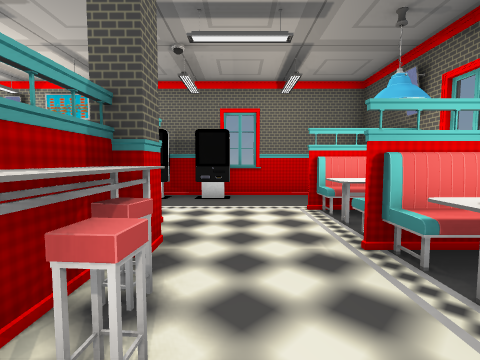
view 1 (above)

24 first-person views from a walk through a scene from a Unity 3-D project. The camera is 1.2 m above the floor, tilts 4° down and sees 85° across. The floor is counted in squares, 1 m on a side. Each view is taken from the middle of a square. On the plan, view 1 faces up. The plan holds only what a view shows up to about 12 squares ahead; the rest is blank. The player is left out. Some animated figures are left out. Door leaves are left out, so doorways stand open. Some surface patterns are stand-ins.

view 2
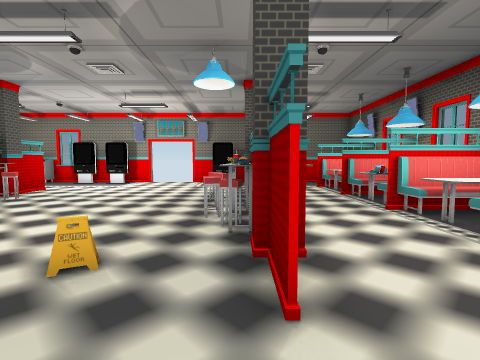

view 3
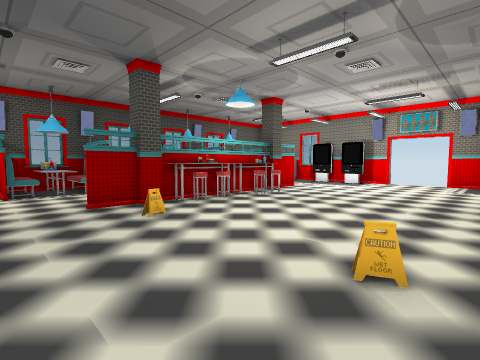

view 4
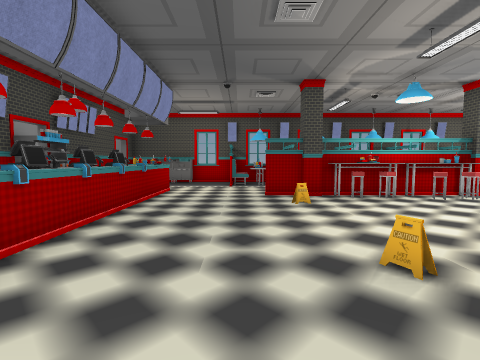

view 5
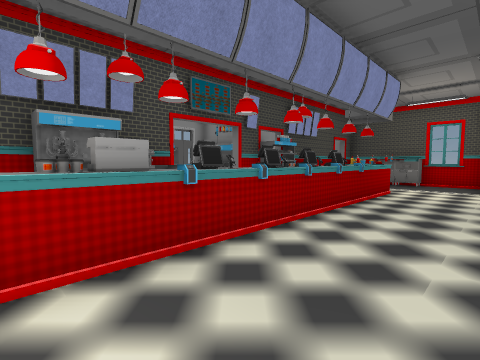

view 6
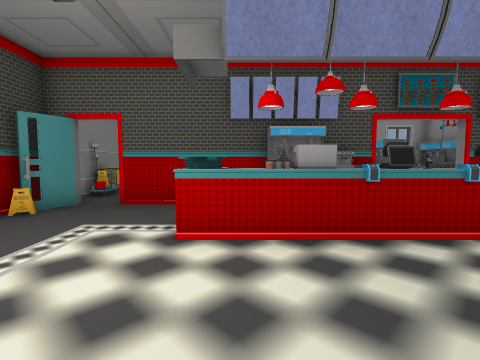

view 7
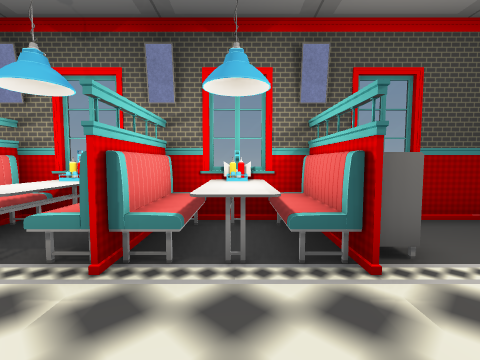

view 8
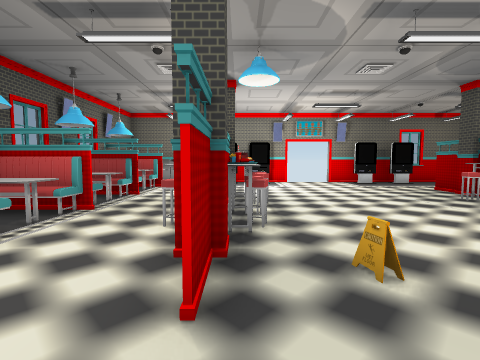

view 9
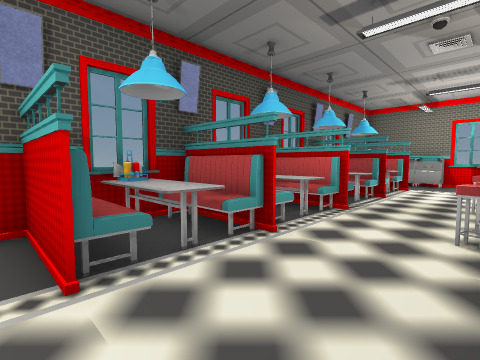

view 10
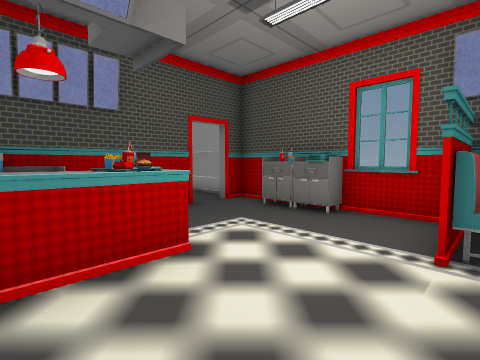

view 11
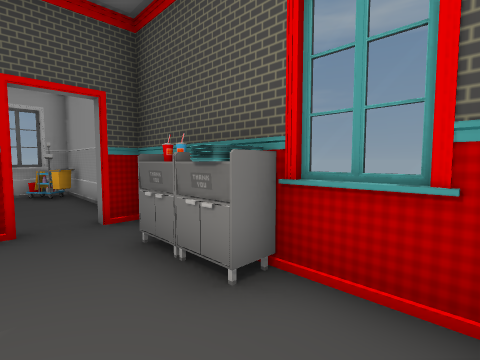

view 12
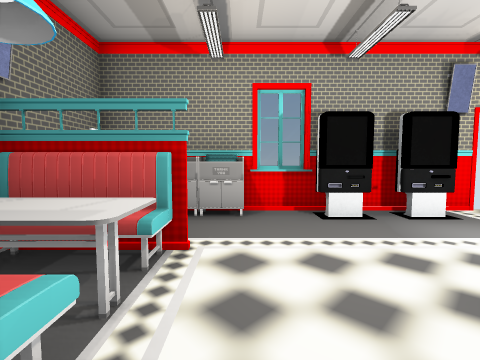

view 13
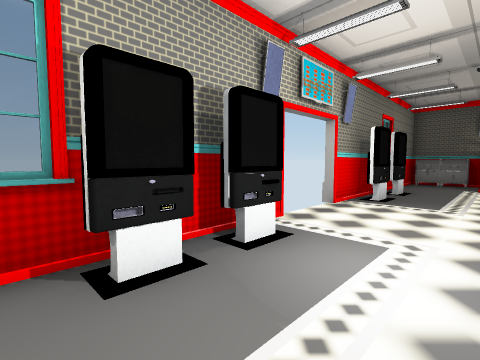

view 14
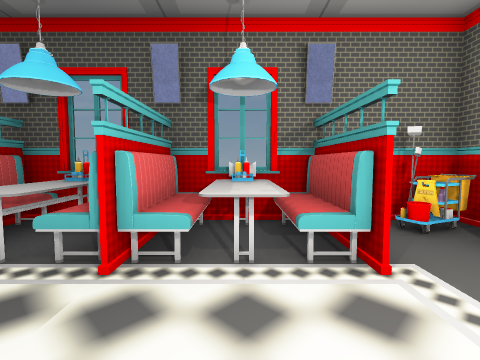

view 15
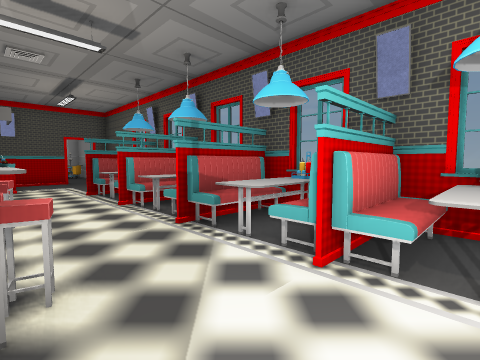

view 16
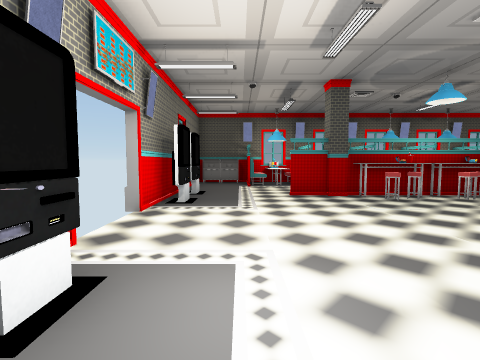

view 17
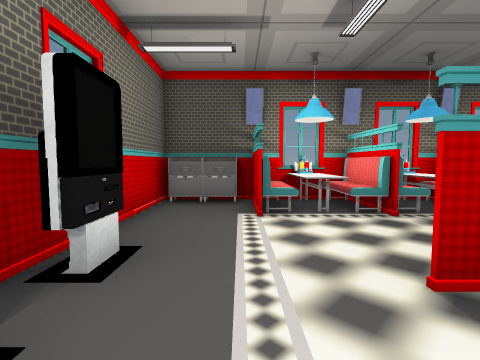

view 18
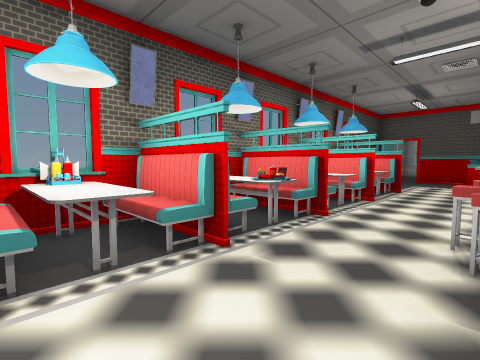

view 19
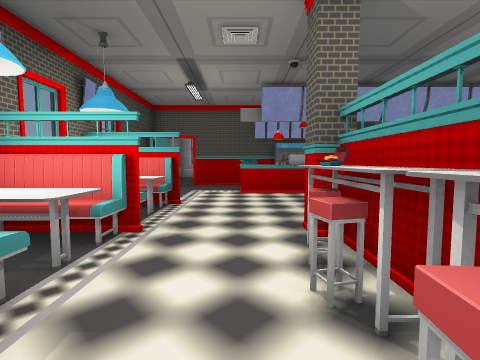

view 20
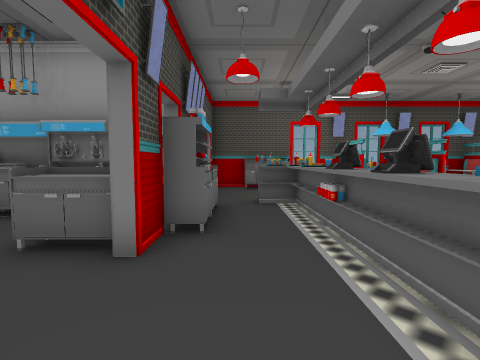

view 21
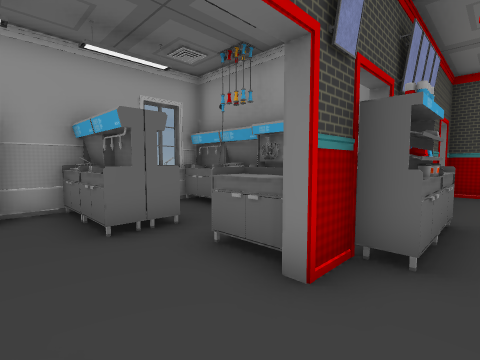

view 22
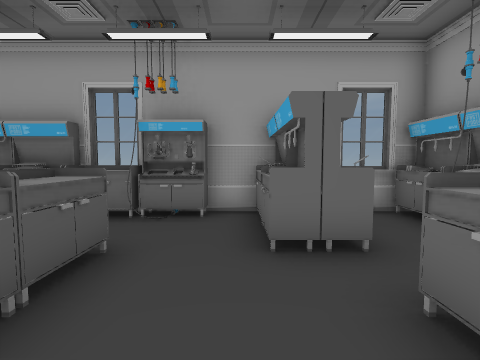

view 23
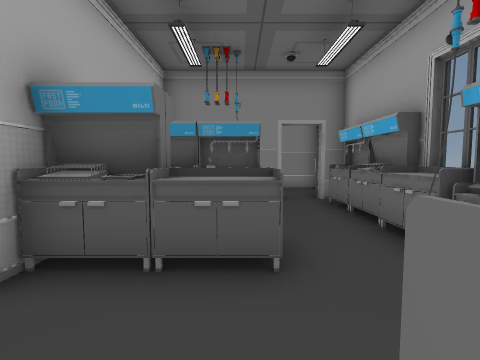

view 24
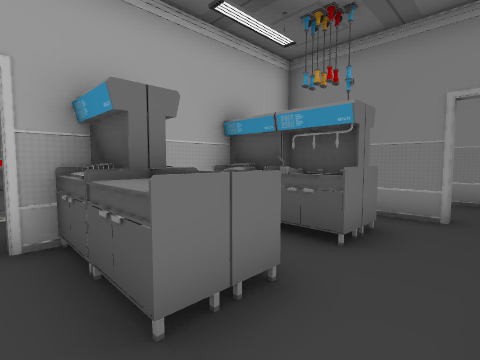

### Floor plan
Points are (right, up) in squares from view 1. A wall is a line through its corners. A room is listed if a view was taken in it or the views show most of it. See-through windows are left out.
Room 1 (views 1, 2, 3, 4, 5, 6, 7, 8, 9, 10, 11, 12, 13, 14, 15, 16, 17, 18, 19, 20, 21, 22, 23, 24)
walls: (-10.4, -2.8) (-10.4, -4.1); (-1.6, -4.1) (-1.6, -2.8); (-8.3, -10.5) (-8.3, -11.3) (-7.1, -11.3); (-1.6, 3.7) (-1.6, 5.2); (-3.2, -10.9) (-1.8, -10.9); (-2.7, -11.1) (-1.8, -11.1); (-1.8, -11.3) (2.4, -11.3); (-10.4, 5.2) (-10.4, 4); (-3.6, -12.3) (-4.4, -12.3); (-4, -12.4) (-4, -11.6) (-4.8, -11.6); (-4.2, -12.8) (-4.2, -11.6); (-3.7, -13.1) (-3.7, -11.6); (-16.4, -3.3) (-16.4, -4.6); (-2.9, -13) (-4.2, -13); (4.4, -4.6) (4.4, -3.4); (4.4, -0.9) (4.4, -0.4); (-0.8, -12.3) (-1.2, -12.3); (-10, -12.9) (-10, -14.4); (-16.4, -5.5) (-16.4, -7.6); (-10.2, -13) (-10.2, -14.3); (-0.9, -13) (-1.4, -13); (-0.8, -13.1) (-0.8, -11.6) (-2.6, -11.6); (-16.4, 2.1) (-16.4, 1.4); (-14.5, -11.3) (-11.4, -11.3); (4.4, -9) (4.4, -6.9); (-10.1, 8.6) (-11.4, 8.6); (-7.1, 9.4) (-8.6, 9.4); (3.5, -11.4) (4, -10.4); (4.4, 4.4) (4.4, 5.6); (-6.4, -15.8) (-6.4, -17.2); (-6.9, -15.8) (-6.9, -17.3) (-5.2, -17.3); (-9.5, 9.4) (-14.4, 9.4); (-0.2, 8.6) (-1.5, 8.6); (-15.1, 6.5) (-16.4, 6.5); (-16.4, -11.3) (-15.6, -11.3); (-5.2, -16.6) (-3.8, -16.6); (-5.2, -16.9) (-3.7, -16.9); (-5.2, -17.1) (-3.7, -17.1); (-3.8, -17.3) (-0.8, -17.3); (-16.4, 7.1) (-16.4, 4.4); (1.8, -15.3) (1.4, -15.3) (1.4, -13.8); (-2.2, -17.1) (-0.8, -17.1); (-1.5, -16.9) (-0.8, -16.9); (-9.6, -17.3) (-8.4, -17.3); (-2.2, -17.4) (-2.2, -16.6) (-0.8, -16.6); (3.2, 9.4) (-4.9, 9.4); (4.4, -17.4) (4.4, -12.8)
low walls: (-3.6, -12.8) (-4.2, -12.8); (-10.2, 8.6) (-10.9, 8.6)
ways out: open door at (-15, -11); open door at (-6, 9.2)
objects: other object (-16, -10); other object (-16, -9); other object (-16, -8); other object (-16, -5) to (-14, -5); table (-16, -4); other object (-16, -3) to (-14, -3); other object (-16, -2) to (-14, -2); other object (-16, 0) to (-14, 0); other object (-16, 1) to (-14, 1); table (-16, 2); other object (-16, 3) to (-14, 3); other object (-16, 4) to (-14, 4); table (-16, 5); other object (-16, 6) to (-14, 6); other object (-16, 8) to (-16, 9); table (-15, -4) to (-14, -4); table (-15, -1) to (-14, -1); table (-15, 2) to (-14, 2); table (-15, 5) to (-14, 5); other object (-15, 9); other object (-14, 9) to (-13, 9); counter (-12, -9) to (-11, -8); other object (-11, -11); other object (-11, -3); other object (-11, -1); other object (-11, 0); table (-11, 1); other object (-11, 2); table (-11, 3); other object (-10, -17) to (-10, -16); other object (-10, -15); counter (-10, -9) to (-8, -8); table (-10, -2); other object (-10, -1); other object (-10, 0); table (-10, 1) to (-10, 3); other object (-9, -11); other object (-9, -3); other object (-9, 2); other object (-9, 3); other object (-8, -15); other object (-8, -13) to (-8, -12); other object (-7, -15) to (-6, -15); counter (-7, -9) to (-5, -8); other object (-5, -11); other object (-4, -16); other object (-4, -14); machine (-4, -11); counter (-4, -9) to (-3, -8); other object (-4, -3); other object (-3, -17); other object (-3, -14); other object (-3, 0); other object (-3, 1); other object (-3, 2); other object (-2, -9); other object (-2, -8); table (-2, -2); other object (-2, -1); table (-2, 0); other object (-2, 1); table (-2, 2) to (-2, 3); other object (-1, -14); other object (-1, -9); other object (-1, -8); other object (-1, -3); table (-1, -2); other object (-1, -1); other object (-1, 0); other object (-1, 1); other object (-1, 2); table (-1, 3); other object (0, -17) to (1, -17); other object (0, -14); counter (0, -9) to (0, -8); other object (2, -6); other object (2, -5) to (4, -5); table (2, -4) to (3, -4); other object (2, -3) to (4, -3); other object (2, -2) to (4, -2); table (2, -1) to (3, -1); other object (2, 0) to (4, 0); other object (2, 1) to (4, 1); table (2, 2) to (3, 2); other object (2, 3) to (4, 3); other object (2, 4) to (4, 4); table (2, 5) to (3, 5); other object (2, 6) to (4, 6); other object (4, -10); table (4, -4); table (4, -1); other object (4, 2); table (4, 5); other object (4, 7) to (4, 8); other object (4, 9)
Room 2 (no view inside)
walls: (-8.6, 9.4) (-9.5, 9.4)
objects: kiosk (-9, 9)

Where each view was taken, in squares from view 1:
view 1: 0 up, 0 right, facing up
view 2: 6 down, 2 left, facing up
view 3: 6 down, 3 left, facing up-left
view 4: 5 down, 1 left, facing left
view 5: 5 down, 1 left, facing down-left
view 6: 4 down, 1 left, facing down
view 7: 4 down, 1 left, facing right
view 8: 6 down, 10 left, facing up
view 9: 6 down, 11 left, facing up-left
view 10: 5 down, 10 left, facing down-left
view 11: 6 down, 14 left, facing down-left
view 12: 3 up, 13 left, facing up
view 13: 6 up, 12 left, facing up-right
view 14: 5 up, 11 left, facing left
view 15: 5 up, 11 left, facing down-left
view 16: 7 up, 11 left, facing right
view 17: 7 up, 4 left, facing right
view 18: 6 up, 1 left, facing down-right
view 19: 2 up, 0 right, facing down
view 20: 10 down, 4 left, facing left
view 21: 10 down, 5 left, facing down-left
view 22: 11 down, 6 left, facing down
view 23: 14 down, 7 left, facing right
view 24: 16 down, 5 left, facing up-right
